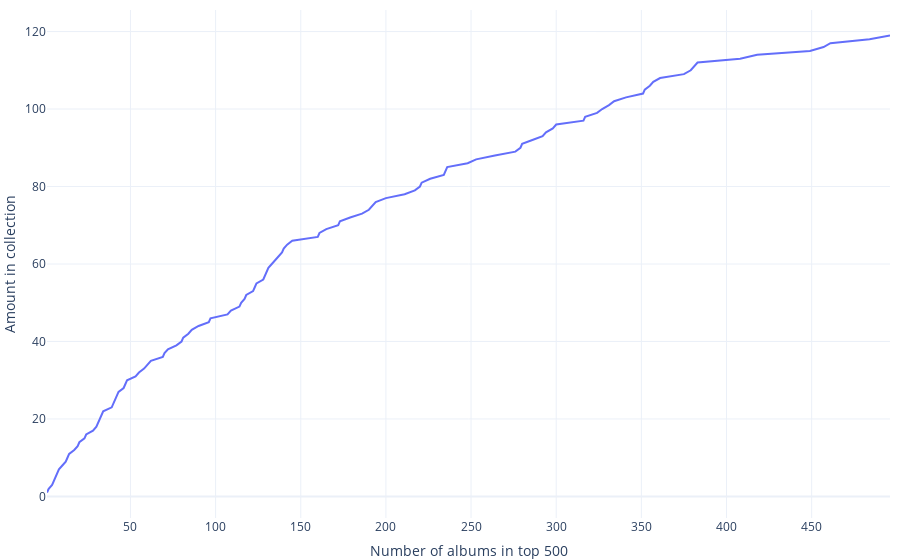

This figure's notebook cell:
### Code cell
albums_df['Have'] = albums_df['Have'].cumsum()
albums_df = albums_df[albums_df['Have'].notnull()]
fig = px.line(albums_df, x='#', y='Have', template='plotly_white',
              labels={
                     "#": "Number of albums in top 500",
                     "Have": "Amount in collection",
                 },)
fig.update_layout(margin={'t':10,'l':0,'b':0,'r':10}, showlegend=False)
fig.show()

### Figure 1 — Plotly figure (JSON) as saved in the notebook; plotly's stock layout.template omitted (floating-point values rounded to 4 significant figures)
{"data": [{"hovertemplate": "Number of albums in top 500=%{x}<br>Amount in collection=%{y}<extra></extra>", "legendgroup": "", "line": {"color": "#636efa", "dash": "solid"}, "marker": {"symbol": "circle"}, "mode": "lines", "name": "", "orientation": "v", "showlegend": false, "type": "scatter", "x": [1, 2, 4, 5, 6, 7, 8, 10, 12, 13, 14, 17, 19, 20, 23, 24, 28, 30, 31, 32, 33, 34, 39, 40, 41, 42, 43, 46, 47, 48, 53, 55, 58, 60, 62, 69, 70, 72, 77, 80, 81, 84, 86, 90, 96, 97, 107, 109, 114, 115, 117, 118, 122, 123, 124, 128, 129, 130, 131, 133, 135, 137, 139, 140, 142, 145, 160, 161, 165, 172, 173, 179, 186, 190, 192, 194, 200, 211, 217, 220, 221, 226, 234, 235, 236, 248, 253, 264, 276, 279, 280, 286, 292, 294, 298, 300, 316, 317, 324, 327, 331, 334, 341, 351, 352, 355, 357, 361, 375, 379, 381, 383, 408, 418, 449, 457, 461, 484, 496], "xaxis": "x", "y": [1, 2, 3, 4, 5, 6, 7, 8, 9, 10, 11, 12, 13, 14, 15, 16, 17, 18, 19, 20, 21, 22, 23, 24, 25, 26, 27, 28, 29, 30, 31, 32, 33, 34, 35, 36, 37, 38, 39, 40, 41, 42, 43, 44, 45, 46, 47, 48, 49, 50, 51, 52, 53, 54, 55, 56, 57, 58, 59, 60, 61, 62, 63, 64, 65, 66, 67, 68, 69, 70, 71, 72, 73, 74, 75, 76, 77, 78, 79, 80, 81, 82, 83, 84, 85, 86, 87, 88, 89, 90, 91, 92, 93, 94, 95, 96, 97, 98, 99, 100, 101, 102, 103, 104, 105, 106, 107, 108, 109, 110, 111, 112, 113, 114, 115, 116, 117, 118, 119], "yaxis": "y"}], "layout": {"legend": {"tracegroupgap": 0}, "margin": {"b": 0, "l": 0, "r": 10, "t": 10}, "showlegend": false, "xaxis": {"anchor": "y", "domain": [0, 1], "title": {"text": "Number of albums in top 500"}}, "yaxis": {"anchor": "x", "domain": [0, 1], "title": {"text": "Amount in collection"}}}}
